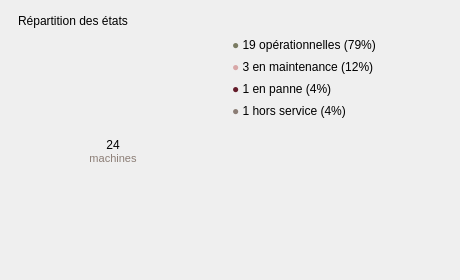
                      <widget class="QFrame" name="frameDonut">
                       <property name="minimumSize">
                        <size>
                         <width>460</width>
                         <height>280</height>
                        </size>
                       </property>
                       <property name="role" stdset="0">
                        <cstring>card</cstring>
                       </property>
                       <layout class="QVBoxLayout" name="layoutDonut">
                        <property name="spacing">
                         <number>10</number>
                        </property>
                        <property name="leftMargin">
                         <number>18</number>
                        </property>
                        <property name="topMargin">
                         <number>14</number>
                        </property>
                        <property name="rightMargin">
                         <number>18</number>
                        </property>
                        <property name="bottomMargin">
                         <number>14</number>
                        </property>
                        <item>
                         <widget class="QLabel" name="labelTitreDonut">
                          <property name="text">
                           <string>Répartition des états</string>
                          </property>
                          <property name="role" stdset="0">
                           <cstring>h3</cstring>
                          </property>
                         </widget>
                        </item>
                        <item>
                         <layout class="QHBoxLayout" name="layoutDonutCorps">
                          <property name="spacing">
                           <number>24</number>
                          </property>
                          <item>
                           <layout class="QGridLayout" name="gridDonut">
                            <property name="leftMargin">
                             <number>0</number>
                            </property>
                            <property name="topMargin">
                             <number>0</number>
                            </property>
                            <property name="rightMargin">
                             <number>0</number>
                            </property>
                            <property name="bottomMargin">
                             <number>0</number>
                            </property>
                            <property name="spacing">
                             <number>0</number>
                            </property>
                            <item row="0" column="0">
                             <widget class="QLabel" name="labelDonutImage">
                              <property name="minimumSize">
                               <size>
                                <width>190</width>
                                <height>190</height>
                               </size>
                              </property>
                              <property name="maximumSize">
                               <size>
                                <width>190</width>
                                <height>190</height>
                               </size>
                              </property>
                              <property name="pixmap">
                               <pixmap resource="resources.qrc">:/donut-Photoroom.png</pixmap>
                              </property>
                              <property name="scaledContents">
                               <bool>true</bool>
                              </property>
                              <property name="alignment">
                               <set>Qt::AlignmentFlag::AlignCenter</set>
                              </property>
                             </widget>
                            </item>
                            <item row="0" column="0">
                             <widget class="QLabel" name="labelDonutCentre">
                              <property name="text">
                               <string>24&lt;br/&gt;&lt;span style=&quot;font-size:11px; color:#8B7D75;&quot;&gt;machines&lt;/span&gt;</string>
                              </property>
                              <property name="alignment">
                               <set>Qt::AlignmentFlag::AlignCenter</set>
                              </property>
                              <property name="role" stdset="0">
                               <cstring>donutCentre</cstring>
                              </property>
                             </widget>
                            </item>
                           </layout>
                          </item>
                          <item>
                           <layout class="QVBoxLayout" name="layoutLegende">
                            <property name="spacing">
                             <number>8</number>
                            </property>
                            <item>
                             <widget class="QLabel" name="legendeOperationnelles">
                              <property name="text">
                               <string>&lt;font color=&quot;#7A7B62&quot;&gt;●&lt;/font&gt;  19 opérationnelles (79%)</string>
                              </property>
                              <property name="alignment">
                               <set>Qt::AlignmentFlag::AlignLeading|Qt::AlignmentFlag::AlignLeft|Qt::AlignmentFlag::AlignVCenter</set>
                              </property>
                              <property name="role" stdset="0">
                               <cstring>legende</cstring>
                              </property>
                             </widget>
                            </item>
                            <item>
                             <widget class="QLabel" name="legendeMaintenance">
                              <property name="text">
                               <string>&lt;font color=&quot;#D8A7A7&quot;&gt;●&lt;/font&gt;  3 en maintenance (12%)</string>
                              </property>
                              <property name="alignment">
                               <set>Qt::AlignmentFlag::AlignLeading|Qt::AlignmentFlag::AlignLeft|Qt::AlignmentFlag::AlignVCenter</set>
                              </property>
                              <property name="role" stdset="0">
                               <cstring>legende</cstring>
                              </property>
                             </widget>
                            </item>
                            <item>
                             <widget class="QLabel" name="legendePanne">
                              <property name="text">
                               <string>&lt;font color=&quot;#641C2A&quot;&gt;●&lt;/font&gt;  1 en panne (4%)</string>
                              </property>
                              <property name="alignment">
                               <set>Qt::AlignmentFlag::AlignLeading|Qt::AlignmentFlag::AlignLeft|Qt::AlignmentFlag::AlignVCenter</set>
                              </property>
                              <property name="role" stdset="0">
                               <cstring>legende</cstring>
                              </property>
                             </widget>
                            </item>
                            <item>
                             <widget class="QLabel" name="legendeHorsService">
                              <property name="text">
                               <string>&lt;font color=&quot;#8B7D75&quot;&gt;●&lt;/font&gt;  1 hors service (4%)</string>
                              </property>
                              <property name="alignment">
                               <set>Qt::AlignmentFlag::AlignLeading|Qt::AlignmentFlag::AlignLeft|Qt::AlignmentFlag::AlignVCenter</set>
                              </property>
                              <property name="role" stdset="0">
                               <cstring>legende</cstring>
                              </property>
                             </widget>
                            </item>
                            <item>
                             <spacer name="spacerLegende">
                              <property name="orientation">
                               <enum>Qt::Orientation::Vertical</enum>
                              </property>
                              <property name="sizeType">
                               <enum>QSizePolicy::Policy::Expanding</enum>
                              </property>
                              <property name="sizeHint" stdset="0">
                               <size>
                                <width>0</width>
                                <height>0</height>
                               </size>
                              </property>
                             </spacer>
                            </item>
                           </layout>
                          </item>
                         </layout>
                        </item>
                       </layout>
                      </widget>
